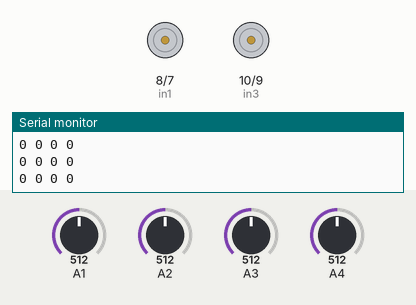
Simulated run of this sketch. Board: Arduino Uno, built with avr-gcc and run on an emulated ATmega328P. Shown: motor-driver pin pairs drawn as motors (green arrow = first pin HIGH = forward, orange = second pin HIGH = backward, longer = more drive, scaled by the enable pin), the last lines printed to the serial monitor. Inputs (shaded band) come from the test bench; at power-on: A2 = 512, A1 = 512, A3 = 512, A4 = 512.

Above: at 1.2 s.
1.3 s: A2 set to 583
4.3 s: A2 set to 618
At 5.6 s:
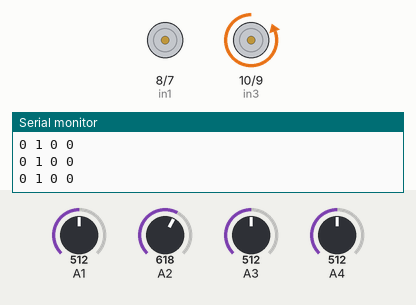
Timing chart, 0 to 7.3 s (numbered marks = the images above; inputs shaded):
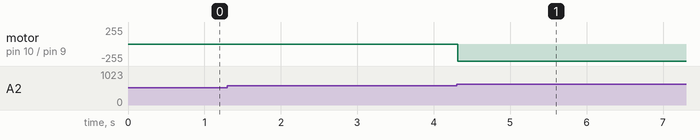

The sketch:

main.ino
```cpp
#define ena 6
#define in1 8
#define in2 7
#define in3 10
#define in4 9
#define enb 11

int s1, s2, s3, s4;
int sv1, sv2, sv3 ,sv4;

int tuneL, tuneR;

void setup() {
  Serial.begin(9600);
  setupPin();

}

void loop() {
  readSensor();
  trackingLine();
}
```

motor.ino
```cpp
void motor(int speedL, int speedR){
  // ------------------------------------ motor Left
  if(speedL > 0){
    digitalWrite(in4, 1);
    digitalWrite(in3, 0);
  }
  else{
    digitalWrite(in4, 0);
    digitalWrite(in3, 1);
    speedL = speedL * -1;
  }
  analogWrite(enb, speedL);

  // ------------------------------------ motor Right
  if(speedR > 0){
    digitalWrite(in1, 1);
    digitalWrite(in2, 0);
  }
  else{
    digitalWrite(in1, 0);
    digitalWrite(in2, 1);
    speedR = speedR * -1;
  }
  analogWrite(ena, speedR);
}

// ------------------------------------ Forward
void forward(int speed, int time){

  tuneMotor(speed);

  motor(tuneL, tuneR);

  delay(time);
  stop();
}

// ------------------------------------ Stop
void stop(){
  motor(0, 0);
}

// ------------------------------------ tuneMotor
void tuneMotor(int speed){
  tuneL = speed - 0;
  tuneR = speed - 0;
}
```

sensor.ino
```cpp
void readSensor(){
  s1 = analogRead(A1);
  s2 = analogRead(A2);
  s3 = analogRead(A3);
  s4 = analogRead(A4);
  // Serial.println(String(s1) + " " + String(s2) + " " + String(s3) + " " + String(s4));

  // ดำ --> 150-400
  // ขาว --> 800-1000
  // max ดำ + 200 -----> 400 + 200 = 600

  // 1 = ขาว, 0 = ดำ
  if(s1 > 600) sv1 = 1; else sv1 = 0;
  if(s2 > 600) sv2 = 1; else sv2 = 0;
  if(s3 > 600) sv3 = 1; else sv3 = 0;
  if(s4 > 600) sv4 = 1; else sv4 = 0;
  Serial.println(String(sv1) + " " + String(sv2) + " " + String(sv3) + " " + String(sv4));
}
```

setupPin.ino
```cpp
void setupPin(){
  pinMode(A1, INPUT);
  pinMode(A2, INPUT);
  pinMode(A3, INPUT);
  pinMode(A4, INPUT);

  pinMode(ena, OUTPUT);
  pinMode(in1, OUTPUT);
  pinMode(in2, OUTPUT);
  pinMode(in3, OUTPUT);
  pinMode(in4, OUTPUT);
  pinMode(enb, OUTPUT);
}
```

tracking.ino
```cpp
void trackingLine(){
  readSensor();
  if(sv2 == 0 && sv3 == 1) motor(0, 255); // หุ่นเบ้ขวา -> เลี้ยวซ้าย (ล้อซ้ายหยุด ล้อขวาหมุน)
  if(sv2 == 1 && sv3 == 0) motor(255, 0); // หุ่นเบ้ซ้าย -> เลี้ยวขวา (ล้อซ้ายหมุน ล้อขวาหยุด)
}
```

Measured:
- the behaviour switches between 600 and 601 on A2 (found by bisection; images 0 and 1)
- after the input at 4.3 s, motor on pin 10 (in3) / pin 9 (in4): stopped → backward 255/255 at once
